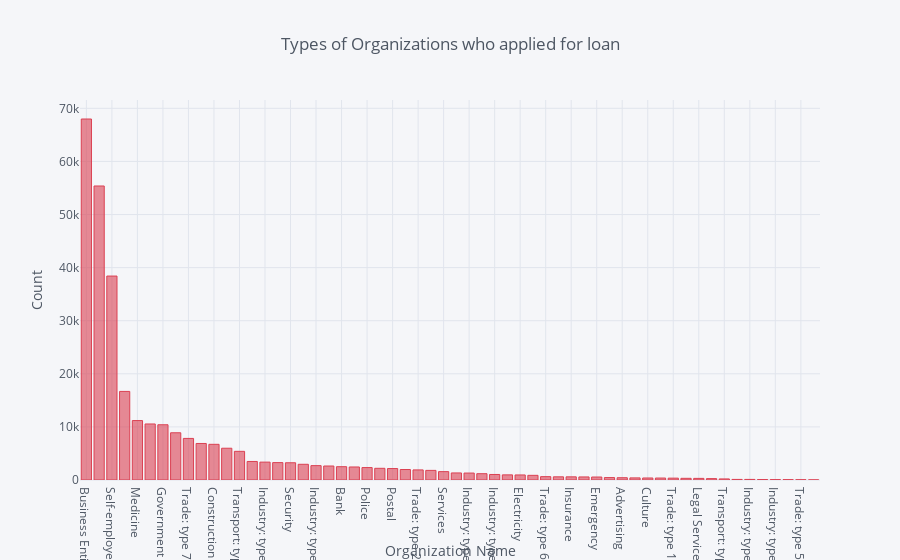

Notebook cell for this chart:
### Markdown cell above
## RASCUNHO

### Code cell
temp = train["ORGANIZATION_TYPE"].value_counts()
temp.iplot(kind='bar', xTitle = 'Organization Name', yTitle = "Count", 
           title = 'Types of Organizations who applied for loan ', color = 'red')

### Figure 1 — Plotly figure (JSON) as saved in the notebook; plotly's stock layout.template omitted (floating-point values rounded to 4 significant figures)
{"data": [{"marker": {"color": "rgba(219, 64, 82, 0.6)", "line": {"color": "rgba(219, 64, 82, 1.0)", "width": 1}}, "name": "ORGANIZATION_TYPE", "orientation": "v", "text": "", "type": "bar", "x": ["Business Entity Type 3", "XNA", "Self-employed", "Other", "Medicine", "Business Entity Type 2", "Government", "School", "Trade: type 7", "Kindergarten", "Construction", "Business Entity Type 1", "Transport: type 4", "Trade: type 3", "Industry: type 9", "Industry: type 3", "Security", "Housing", "Industry: type 11", "Military", "Bank", "Agriculture", "Police", "Transport: type 2", "Postal", "Security Ministries", "Trade: type 2", "Restaurant", "Services", "University", "Industry: type 7", "Transport: type 3", "Industry: type 1", "Hotel", "Electricity", "Industry: type 4", "Trade: type 6", "Industry: type 5", "Insurance", "Telecom", "Emergency", "Industry: type 2", "Advertising", "Realtor", "Culture", "Industry: type 12", "Trade: type 1", "Mobile", "Legal Services", "Cleaning", "Transport: type 1", "Industry: type 6", "Industry: type 10", "Religion", "Industry: type 13", "Trade: type 4", "Trade: type 5", "Industry: type 8"], "y": [67992, 55374, 38412, 16683, 11193, 10553, 10404, 8893, 7831, 6880, 6721, 5984, 5398, 3492, 3368, 3278, 3247, 2958, 2704, 2634, 2507, 2454, 2341, 2204, 2157, 1974, 1900, 1811, 1575, 1327, 1307, 1187, 1039, 966, 950, 877, 631, 599, 597, 577, 560, 458, 429, 396, 379, 369, 348, 317, 305, 260, 201, 112, 109, 85, 67, 64, 49, 24]}], "layout": {"legend": {"bgcolor": "#F5F6F9", "font": {"color": "#4D5663"}}, "paper_bgcolor": "#F5F6F9", "plot_bgcolor": "#F5F6F9", "title": "Types of Organizations who applied for loan ", "titlefont": {"color": "#4D5663"}, "xaxis1": {"gridcolor": "#E1E5ED", "showgrid": true, "tickfont": {"color": "#4D5663"}, "title": "Organization Name", "titlefont": {"color": "#4D5663"}, "zerolinecolor": "#E1E5ED"}, "yaxis1": {"gridcolor": "#E1E5ED", "showgrid": true, "tickfont": {"color": "#4D5663"}, "title": "Count", "titlefont": {"color": "#4D5663"}, "zerolinecolor": "#E1E5ED"}}}
